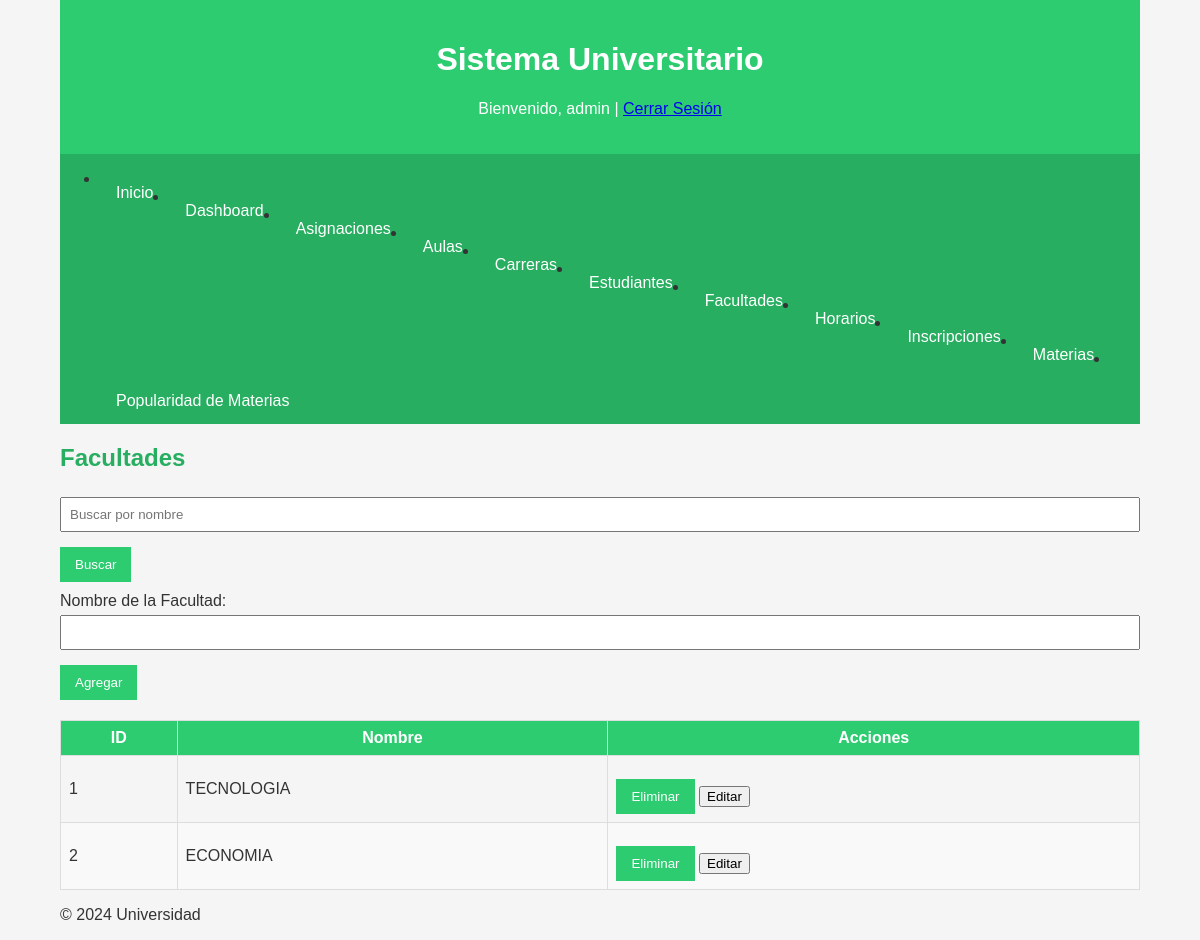
Page /views/admin/facultades.php (signed in) on the committed database.
### tables this page shows
CREATE TABLE `facultades` (
  `id_facultad` int(11) NOT NULL,
  `nombre` varchar(100) NOT NULL
);

### views/admin/facultades.php (the view, shortened to what this page needs)
<?php
include '../../include/header.php';
include '../../include/db_connection.php';
$search = "";
if (isset($_GET['search'])) {
    $search = $conn->real_escape_string($_GET['search']);
    $sql = "SELECT * FROM facultades WHERE nombre LIKE '%$search%'";
} else {
    $sql = "SELECT * FROM facultades";
}
$result = $conn->query($sql);
?>
<h2>Facultades</h2>
<form method="GET" action="">
    <input type="text" name="search" placeholder="Buscar por nombre" value="<?php echo htmlspecialchars($search); ?>">
    <button type="submit">Buscar</button>
</form>
<form method="POST" action="">
    <label for="nombre">Nombre de la Facultad:</label>
    <input type="text" name="nombre" id="nombre" required>
    <button type="submit" name="add_facultad">Agregar</button>
</form>
<table>
    <thead>
        <tr>
            <th>ID</th>
            <th>Nombre</th>
            <th>Acciones</th>
        </tr>
    </thead>
    <tbody>
        <?php if ($result && $result->num_rows > 0): ?>
            <?php while ($row = $result->fetch_assoc()): ?>
                <tr>
                    <td><?php echo htmlspecialchars($row['id_facultad']); ?></td>
                    <td><?php echo htmlspecialchars($row['nombre']); ?></td>
                    <td>
                        <form method="POST" action="" style="display:inline;" onsubmit="return confirm('¿Está seguro de eliminar esta facultad?');">
                            <button type="submit" name="delete_facultad">Eliminar</button>
                        </form>
                        <button onclick="openEditModal(<?php echo $row['id_facultad']; ?>, '<?php echo htmlspecialchars($row['nombre'], ENT_QUOTES); ?>')">Editar</button>
                    </td>
                </tr>
            <?php endwhile; ?>
        <?php else: ?>
            <tr><td colspan="3">No hay facultades registradas.</td></tr>
        <?php endif; ?>
    </tbody>
</table>
<?php
include '../../include/footer.php';
?>

### css/styles.css (style rules this page uses)
:root { --primary-color: #2ecc71; --secondary-color: #27ae60; --text-color: #333; --background-color: #f5f5f5; }
body { font-family: Arial, sans-serif; background-color: var(--background-color); color: var(--text-color); margin: 0; padding: 0; }
h2 { color: var(--secondary-color); margin-top: 20px; }
table { width: 100%; border-collapse: collapse; margin-top: 20px; }
table th, table td { border: 1px solid #ddd; padding: 8px; }
table th { background-color: var(--primary-color); color: white; }
table tr:nth-child(even) { background-color: #f9f9f9; }
form label { display: block; margin-top: 10px; }
form input[type="text"], form input[type="password"], form input[type="email"], form select, form input[type="file"] { width: 100%; padding: 8px; margin-top: 5px; box-sizing: border-box; }
form button { background-color: var(--primary-color); color: white; padding: 10px 15px; border: none; margin-top: 15px; cursor: pointer; }

### rows in the picture
facultades: id_facultad "1", nombre "TECNOLOGIA"
facultades: id_facultad "2", nombre "ECONOMIA"

### other values in the picture
$_SESSION['usuario'] "admin"
